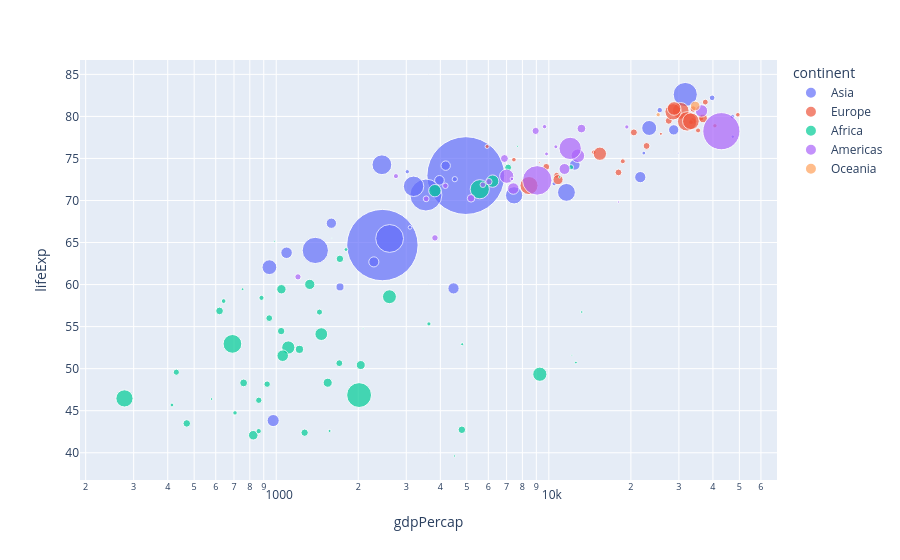

The notebook cell this image was saved under:
### Markdown cell above
## 3. Controlling the hover

The tooltip is your main channel for "underlying values". Control what's in it and how it's formatted.

### Code cell
fig = px.scatter(
    g07, 
    x="gdpPercap", 
    y="lifeExp", 
    size="pop", 
    color="continent",
    hover_name="country", 
    log_x=True, 
    size_max=55,
    hover_data={
        "continent": False,          # already shown by color: hide it
        "pop": ":,.0f",              # thousands separators
        "gdpPercap": ":$,.0f",       # currency
        "lifeExp": ":.1f",
        "iso_alpha": True,           # add a column that isn't plotted
    },
)
fig

### Figure 1 — Plotly figure (JSON) as saved in the notebook; plotly's stock layout.template omitted (floating-point values rounded to 4 significant figures; data arrays with more than 128 entries replaced by an {"elided": "..."} marker saying what was removed)
{"data": [{"customdata": [["Asia", 31889923, "AFG"], ["Asia", 708573, "BHR"], ["Asia", 150448339, "BGD"], ["Asia", 14131858, "KHM"], ["Asia", 1318683096, "CHN"], ["Asia", 6980412, "HKG"], ["Asia", 1110396331, "IND"], ["Asia", 223547000, "IDN"], ["Asia", 69453570, "IRN"], ["Asia", 27499638, "IRQ"], ["Asia", 6426679, "ISR"], ["Asia", 127467972, "JPN"], ["Asia", 6053193, "JOR"], ["Asia", 23301725, "KOR"], ["Asia", 49044790, "KOR"], ["Asia", 2505559, "KWT"], ["Asia", 3921278, "LBN"], ["Asia", 24821286, "MYS"], ["Asia", 2874127, "MNG"], ["Asia", 47761980, "MMR"], ["Asia", 28901790, "NPL"], ["Asia", 3204897, "OMN"], ["Asia", 169270617, "PAK"], ["Asia", 91077287, "PHL"], ["Asia", 27601038, "SAU"], ["Asia", 4553009, "SGP"], ["Asia", 20378239, "LKA"], ["Asia", 19314747, "SYR"], ["Asia", 23174294, "TWN"], ["Asia", 65068149, "THA"], ["Asia", 85262356, "VNM"], ["Asia", 4018332, "PSE"], ["Asia", 22211743, "YEM"]], "hovertemplate": "<b>%{hovertext}</b><br><br>gdpPercap=%{x:$,.0f}<br>lifeExp=%{y:.1f}<br>pop=%{customdata[1]:,.0f}<br>iso_alpha=%{customdata[2]}<extra></extra>", "hovertext": ["Afghanistan", "Bahrain", "Bangladesh", "Cambodia", "China", "Hong Kong, China", "India", "Indonesia", "Iran", "Iraq", "Israel", "Japan", "Jordan", "Korea, Dem. Rep.", "Korea, Rep.", "Kuwait", "Lebanon", "Malaysia", "Mongolia", "Myanmar", "Nepal", "Oman", "Pakistan", "Philippines", "Saudi Arabia", "Singapore", "Sri Lanka", "Syria", "Taiwan", "Thailand", "Vietnam", "West Bank and Gaza", "Yemen, Rep."], "legendgroup": "Asia", "marker": {"color": "#636efa", "size": [31889923, 708573, 150448339, 14131858, 1318683096, 6980412, 1110396331, 223547000, 69453570, 27499638, 6426679, 127467972, 6053193, 23301725, 49044790, 2505559, 3921278, 24821286, 2874127, 47761980, 28901790, 3204897, 169270617, 91077287, 27601038, 4553009, 20378239, 19314747, 23174294, 65068149, 85262356, 4018332, 22211743], "sizemode": "area", "sizeref": 435900.0, "symbol": "circle"}, "mode": "markers", "name": "Asia", "orientation": "v", "showlegend": true, "type": "scatter", "x": [974.6, 29800.0, 1391.0, 1714.0, 4959.0, 39720.0, 2452.0, 3541.0, 11610.0, 4471.0, 25520.0, 31660.0, 4519.0, 1593.0, 23350.0, 47310.0, 10460.0, 12450.0, 3096.0, 944.0, 1091.0, 22320.0, 2606.0, 3190.0, 21650.0, 47140.0, 3970.0, 4185.0, 28720.0, 7458.0, 2442.0, 3025.0, 2281.0], "xaxis": "x", "y": [43.83, 75.64, 64.06, 59.72, 72.96, 82.21, 64.7, 70.65, 70.96, 59.55, 80.75, 82.6, 72.53, 67.3, 78.62, 77.59, 71.99, 74.24, 66.8, 62.07, 63.78, 75.64, 65.48, 71.69, 72.78, 79.97, 72.4, 74.14, 78.4, 70.62, 74.25, 73.42, 62.7], "yaxis": "y"}, {"customdata": [["Europe", 3600523, "ALB"], ["Europe", 8199783, "AUT"], ["Europe", 10392226, "BEL"], ["Europe", 4552198, "BIH"], ["Europe", 7322858, "BGR"], ["Europe", 4493312, "HRV"], ["Europe", 10228744, "CZE"], ["Europe", 5468120, "DNK"], ["Europe", 5238460, "FIN"], ["Europe", 61083916, "FRA"], ["Europe", 82400996, "DEU"], ["Europe", 10706290, "GRC"], ["Europe", 9956108, "HUN"], ["Europe", 301931, "ISL"], ["Europe", 4109086, "IRL"], ["Europe", 58147733, "ITA"], ["Europe", 684736, "MNE"], ["Europe", 16570613, "NLD"], ["Europe", 4627926, "NOR"], ["Europe", 38518241, "POL"], ["Europe", 10642836, "PRT"], ["Europe", 22276056, "ROU"], ["Europe", 10150265, "SRB"], ["Europe", 5447502, "SVK"], ["Europe", 2009245, "SVN"], ["Europe", 40448191, "ESP"], ["Europe", 9031088, "SWE"], ["Europe", 7554661, "CHE"], ["Europe", 71158647, "TUR"], ["Europe", 60776238, "GBR"]], "hovertemplate": "<b>%{hovertext}</b><br><br>gdpPercap=%{x:$,.0f}<br>lifeExp=%{y:.1f}<br>pop=%{customdata[1]:,.0f}<br>iso_alpha=%{customdata[2]}<extra></extra>", "hovertext": ["Albania", "Austria", "Belgium", "Bosnia and Herzegovina", "Bulgaria", "Croatia", "Czech Republic", "Denmark", "Finland", "France", "Germany", "Greece", "Hungary", "Iceland", "Ireland", "Italy", "Montenegro", "Netherlands", "Norway", "Poland", "Portugal", "Romania", "Serbia", "Slovak Republic", "Slovenia", "Spain", "Sweden", "Switzerland", "Turkey", "United Kingdom"], "legendgroup": "Europe", "marker": {"color": "#EF553B", "size": [3600523, 8199783, 10392226, 4552198, 7322858, 4493312, 10228744, 5468120, 5238460, 61083916, 82400996, 10706290, 9956108, 301931, 4109086, 58147733, 684736, 16570613, 4627926, 38518241, 10642836, 22276056, 10150265, 5447502, 2009245, 40448191, 9031088, 7554661, 71158647, 60776238], "sizemode": "area", "sizeref": 435900.0, "symbol": "circle"}, "mode": "markers", "name": "Europe", "orientation": "v", "showlegend": true, "type": "scatter", "x": [5937.0, 36130.0, 33690.0, 7446.0, 10680.0, 14620.0, 22830.0, 35280.0, 33210.0, 30470.0, 32170.0, 27540.0, 18010.0, 36180.0, 40680.0, 28570.0, 9254.0, 36800.0, 49360.0, 15390.0, 20510.0, 10810.0, 9787.0, 18680.0, 25770.0, 28820.0, 33860.0, 37510.0, 8458.0, 33200.0], "xaxis": "x", "y": [76.42, 79.83, 79.44, 74.85, 73.0, 75.75, 76.49, 78.33, 79.31, 80.66, 79.41, 79.48, 73.34, 81.76, 78.89, 80.55, 74.54, 79.76, 80.2, 75.56, 78.1, 72.48, 74.0, 74.66, 77.93, 80.94, 80.88, 81.7, 71.78, 79.42], "yaxis": "y"}, {"customdata": {"elided": "52x3 mixed values"}, "hovertemplate": "<b>%{hovertext}</b><br><br>gdpPercap=%{x:$,.0f}<br>lifeExp=%{y:.1f}<br>pop=%{customdata[1]:,.0f}<br>iso_alpha=%{customdata[2]}<extra></extra>", "hovertext": ["Algeria", "Angola", "Benin", "Botswana", "Burkina Faso", "Burundi", "Cameroon", "Central African Republic", "Chad", "Comoros", "Congo, Dem. Rep.", "Congo, Rep.", "Cote d'Ivoire", "Djibouti", "Egypt", "Equatorial Guinea", "Eritrea", "Ethiopia", "Gabon", "Gambia", "Ghana", "Guinea", "Guinea-Bissau", "Kenya", "Lesotho", "Liberia", "Libya", "Madagascar", "Malawi", "Mali", "Mauritania", "Mauritius", "Morocco", "Mozambique", "Namibia", "Niger", "Nigeria", "Reunion", "Rwanda", "Sao Tome and Principe", "Senegal", "Sierra Leone", "Somalia", "South Africa", "Sudan", "Swaziland", "Tanzania", "Togo", "Tunisia", "Uganda", "Zambia", "Zimbabwe"], "legendgroup": "Africa", "marker": {"color": "#00cc96", "size": [33333216, 12420476, 8078314, 1639131, 14326203, 8390505, 17696293, 4369038, 10238807, 710960, 64606759, 3800610, 18013409, 496374, 80264543, 551201, 4906585, 76511887, 1454867, 1688359, 22873338, 9947814, 1472041, 35610177, 2012649, 3193942, 6036914, 19167654, 13327079, 12031795, 3270065, 1250882, 33757175, 19951656, 2055080, 12894865, 135031164, 798094, 8860588, 199579, 12267493, 6144562, 9118773, 43997828, 42292929, 1133066, 38139640, 5701579, 10276158, 29170398, 11746035, 12311143], "sizemode": "area", "sizeref": 435900.0, "symbol": "circle"}, "mode": "markers", "name": "Africa", "orientation": "v", "showlegend": true, "type": "scatter", "x": [6223.0, 4797.0, 1441.0, 12570.0, 1217.0, 430.1, 2042.0, 706.0, 1704.0, 986.1, 277.6, 3633.0, 1545.0, 2082.0, 5581.0, 12150.0, 641.4, 690.8, 13210.0, 752.7, 1328.0, 942.7, 579.2, 1463.0, 1569.0, 414.5, 12060.0, 1045.0, 759.3, 1043.0, 1803.0, 10960.0, 3820.0, 823.7, 4811.0, 619.7, 2014.0, 7670.0, 863.1, 1598.0, 1712.0, 862.5, 926.1, 9270.0, 2602.0, 4513.0, 1107.0, 883.0, 7093.0, 1056.0, 1271.0, 469.7], "xaxis": "x", "y": [72.3, 42.73, 56.73, 50.73, 52.3, 49.58, 50.43, 44.74, 50.65, 65.15, 46.46, 55.32, 48.33, 54.79, 71.34, 51.58, 58.04, 52.95, 56.73, 59.45, 60.02, 56.01, 46.39, 54.11, 42.59, 45.68, 73.95, 59.44, 48.3, 54.47, 64.16, 72.8, 71.16, 42.08, 52.91, 56.87, 46.86, 76.44, 46.24, 65.53, 63.06, 42.57, 48.16, 49.34, 58.56, 39.61, 52.52, 58.42, 73.92, 51.54, 42.38, 43.49], "yaxis": "y"}, {"customdata": [["Americas", 40301927, "ARG"], ["Americas", 9119152, "BOL"], ["Americas", 190010647, "BRA"], ["Americas", 33390141, "CAN"], ["Americas", 16284741, "CHL"], ["Americas", 44227550, "COL"], ["Americas", 4133884, "CRI"], ["Americas", 11416987, "CUB"], ["Americas", 9319622, "DOM"], ["Americas", 13755680, "ECU"], ["Americas", 6939688, "SLV"], ["Americas", 12572928, "GTM"], ["Americas", 8502814, "HTI"], ["Americas", 7483763, "HND"], ["Americas", 2780132, "JAM"], ["Americas", 108700891, "MEX"], ["Americas", 5675356, "NIC"], ["Americas", 3242173, "PAN"], ["Americas", 6667147, "PRY"], ["Americas", 28674757, "PER"], ["Americas", 3942491, "PRI"], ["Americas", 1056608, "TTO"], ["Americas", 301139947, "USA"], ["Americas", 3447496, "URY"], ["Americas", 26084662, "VEN"]], "hovertemplate": "<b>%{hovertext}</b><br><br>gdpPercap=%{x:$,.0f}<br>lifeExp=%{y:.1f}<br>pop=%{customdata[1]:,.0f}<br>iso_alpha=%{customdata[2]}<extra></extra>", "hovertext": ["Argentina", "Bolivia", "Brazil", "Canada", "Chile", "Colombia", "Costa Rica", "Cuba", "Dominican Republic", "Ecuador", "El Salvador", "Guatemala", "Haiti", "Honduras", "Jamaica", "Mexico", "Nicaragua", "Panama", "Paraguay", "Peru", "Puerto Rico", "Trinidad and Tobago", "United States", "Uruguay", "Venezuela"], "legendgroup": "Americas", "marker": {"color": "#ab63fa", "size": [40301927, 9119152, 190010647, 33390141, 16284741, 44227550, 4133884, 11416987, 9319622, 13755680, 6939688, 12572928, 8502814, 7483763, 2780132, 108700891, 5675356, 3242173, 6667147, 28674757, 3942491, 1056608, 301139947, 3447496, 26084662], "sizemode": "area", "sizeref": 435900.0, "symbol": "circle"}, "mode": "markers", "name": "Americas", "orientation": "v", "showlegend": true, "type": "scatter", "x": [12780.0, 3822.0, 9066.0, 36320.0, 13170.0, 7007.0, 9645.0, 8948.0, 6025.0, 6873.0, 5728.0, 5186.0, 1202.0, 3548.0, 7321.0, 11980.0, 2749.0, 9809.0, 4173.0, 7409.0, 19330.0, 18010.0, 42950.0, 10610.0, 11420.0], "xaxis": "x", "y": [75.32, 65.55, 72.39, 80.65, 78.55, 72.89, 78.78, 78.27, 72.23, 74.99, 71.88, 70.26, 60.92, 70.2, 72.57, 76.19, 72.9, 75.54, 71.75, 71.42, 78.75, 69.82, 78.24, 76.38, 73.75], "yaxis": "y"}, {"customdata": [["Oceania", 20434176, "AUS"], ["Oceania", 4115771, "NZL"]], "hovertemplate": "<b>%{hovertext}</b><br><br>gdpPercap=%{x:$,.0f}<br>lifeExp=%{y:.1f}<br>pop=%{customdata[1]:,.0f}<br>iso_alpha=%{customdata[2]}<extra></extra>", "hovertext": ["Australia", "New Zealand"], "legendgroup": "Oceania", "marker": {"color": "#FFA15A", "size": [20434176, 4115771], "sizemode": "area", "sizeref": 435900.0, "symbol": "circle"}, "mode": "markers", "name": "Oceania", "orientation": "v", "showlegend": true, "type": "scatter", "x": [34440.0, 25190.0], "xaxis": "x", "y": [81.23, 80.2], "yaxis": "y"}], "layout": {"legend": {"itemsizing": "constant", "title": {"text": "continent"}, "tracegroupgap": 0}, "margin": {"t": 60}, "xaxis": {"anchor": "y", "domain": [0, 1], "title": {"text": "gdpPercap"}, "type": "log"}, "yaxis": {"anchor": "x", "domain": [0, 1], "title": {"text": "lifeExp"}}}}
